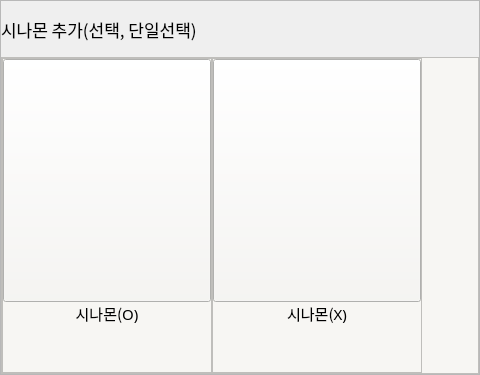
                 <widget class="QFrame" name="option_frame_1">
                  <property name="minimumSize">
                   <size>
                    <width>0</width>
                    <height>375</height>
                   </size>
                  </property>
                  <property name="maximumSize">
                   <size>
                    <width>23592958</width>
                    <height>375</height>
                   </size>
                  </property>
                  <property name="styleSheet">
                   <string notr="true"/>
                  </property>
                  <property name="frameShape">
                   <enum>QFrame::StyledPanel</enum>
                  </property>
                  <property name="frameShadow">
                   <enum>QFrame::Raised</enum>
                  </property>
                  <layout class="QVBoxLayout" name="verticalLayout_7">
                   <property name="spacing">
                    <number>0</number>
                   </property>
                   <property name="leftMargin">
                    <number>0</number>
                   </property>
                   <property name="topMargin">
                    <number>0</number>
                   </property>
                   <property name="rightMargin">
                    <number>0</number>
                   </property>
                   <property name="bottomMargin">
                    <number>0</number>
                   </property>
                   <item>
                    <widget class="QLabel" name="option_1_title">
                     <property name="minimumSize">
                      <size>
                       <width>0</width>
                       <height>0</height>
                      </size>
                     </property>
                     <property name="maximumSize">
                      <size>
                       <width>23592958</width>
                       <height>56</height>
                      </size>
                     </property>
                     <property name="font">
                      <font>
                       <family>Pretendard Medium</family>
                       <pointsize>13</pointsize>
                      </font>
                     </property>
                     <property name="text">
                      <string>시나몬 추가(선택, 단일선택)</string>
                     </property>
                    </widget>
                   </item>
                   <item>
                    <widget class="QFrame" name="frame_5">
                     <property name="styleSheet">
                      <string notr="true">background-color: rgb(247, 246, 243);</string>
                     </property>
                     <property name="frameShape">
                      <enum>QFrame::StyledPanel</enum>
                     </property>
                     <property name="frameShadow">
                      <enum>QFrame::Raised</enum>
                     </property>
                     <layout class="QHBoxLayout" name="horizontalLayout_4">
                      <property name="spacing">
                       <number>0</number>
                      </property>
                      <property name="leftMargin">
                       <number>0</number>
                      </property>
                      <property name="topMargin">
                       <number>0</number>
                      </property>
                      <property name="rightMargin">
                       <number>0</number>
                      </property>
                      <property name="bottomMargin">
                       <number>0</number>
                      </property>
                      <item>
                       <widget class="QFrame" name="frame_6">
                        <property name="minimumSize">
                         <size>
                          <width>210</width>
                          <height>0</height>
                         </size>
                        </property>
                        <property name="frameShape">
                         <enum>QFrame::StyledPanel</enum>
                        </property>
                        <property name="frameShadow">
                         <enum>QFrame::Raised</enum>
                        </property>
                        <layout class="QVBoxLayout" name="verticalLayout_8">
                         <property name="spacing">
                          <number>0</number>
                         </property>
                         <property name="leftMargin">
                          <number>0</number>
                         </property>
                         <property name="topMargin">
                          <number>0</number>
                         </property>
                         <property name="rightMargin">
                          <number>0</number>
                         </property>
                         <property name="bottomMargin">
                          <number>0</number>
                         </property>
                         <item>
                          <widget class="QPushButton" name="cinnamon_n">
                           <property name="minimumSize">
                            <size>
                             <width>0</width>
                             <height>243</height>
                            </size>
                           </property>
                           <property name="maximumSize">
                            <size>
                             <width>23592958</width>
                             <height>243</height>
                            </size>
                           </property>
                           <property name="cursor">
                            <cursorShape>OpenHandCursor</cursorShape>
                           </property>
                           <property name="text">
                            <string/>
                           </property>
                           <property name="icon">
                            <iconset>
                             <normaloff>../img/qt자료/forbidden_gray.png</normaloff>../img/qt자료/forbidden_gray.png</iconset>
                           </property>
                           <property name="iconSize">
                            <size>
                             <width>168</width>
                             <height>225</height>
                            </size>
                           </property>
                           <property name="checkable">
                            <bool>true</bool>
                           </property>
                          </widget>
                         </item>
                         <item>
                          <widget class="QLabel" name="option_1_label_1">
                           <property name="font">
                            <font>
                             <family>Pretendard Light</family>
                             <pointsize>11</pointsize>
                            </font>
                           </property>
                           <property name="text">
                            <string>시나몬(O)</string>
                           </property>
                           <property name="alignment">
                            <set>Qt::AlignHCenter|Qt::AlignTop</set>
                           </property>
                          </widget>
                         </item>
                        </layout>
                       </widget>
                      </item>
                      <item>
                       <widget class="QFrame" name="frame_7">
                        <property name="minimumSize">
                         <size>
                          <width>210</width>
                          <height>0</height>
                         </size>
                        </property>
                        <property name="frameShape">
                         <enum>QFrame::StyledPanel</enum>
                        </property>
                        <property name="frameShadow">
                         <enum>QFrame::Raised</enum>
                        </property>
                        <layout class="QVBoxLayout" name="verticalLayout_9">
                         <property name="spacing">
                          <number>0</number>
                         </property>
                         <property name="leftMargin">
                          <number>0</number>
                         </property>
                         <property name="topMargin">
                          <number>0</number>
                         </property>
                         <property name="rightMargin">
                          <number>0</number>
                         </property>
                         <property name="bottomMargin">
                          <number>0</number>
                         </property>
                         <item>
                          <widget class="QPushButton" name="cinnamon_y">
                           <property name="minimumSize">
                            <size>
                             <width>0</width>
                             <height>243</height>
                            </size>
                           </property>
                           <property name="maximumSize">
                            <size>
                             <width>23592958</width>
                             <height>243</height>
                            </size>
                           </property>
                           <property name="cursor">
                            <cursorShape>OpenHandCursor</cursorShape>
                           </property>
                           <property name="text">
                            <string/>
                           </property>
                           <property name="icon">
                            <iconset>
                             <normaloff>../img/option_img/cinnamon.jpg</normaloff>../img/option_img/cinnamon.jpg</iconset>
                           </property>
                           <property name="iconSize">
                            <size>
                             <width>182</width>
                             <height>253</height>
                            </size>
                           </property>
                           <property name="checkable">
                            <bool>true</bool>
                           </property>
                          </widget>
                         </item>
                         <item>
                          <widget class="QLabel" name="option_1_label_2">
                           <property name="font">
                            <font>
                             <family>Pretendard Light</family>
                             <pointsize>11</pointsize>
                            </font>
                           </property>
                           <property name="text">
                            <string>시나몬(X)</string>
                           </property>
                           <property name="alignment">
                            <set>Qt::AlignHCenter|Qt::AlignTop</set>
                           </property>
                          </widget>
                         </item>
                        </layout>
                       </widget>
                      </item>
                      <item>
                       <spacer name="horizontalSpacer_3">
                        <property name="orientation">
                         <enum>Qt::Horizontal</enum>
                        </property>
                        <property name="sizeHint" stdset="0">
                         <size>
                          <width>56</width>
                          <height>37</height>
                         </size>
                        </property>
                       </spacer>
                      </item>
                     </layout>
                    </widget>
                   </item>
                  </layout>
                 </widget>
